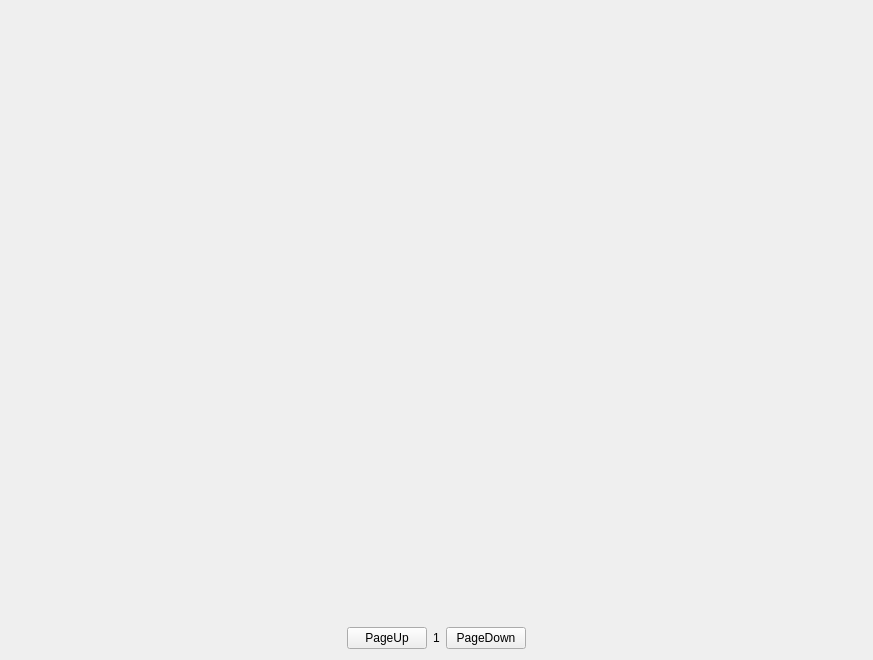
<?xml version="1.0" encoding="UTF-8"?>
<ui version="4.0">
 <class>GameGird</class>
 <widget class="QWidget" name="GameGird">
  <property name="geometry">
   <rect>
    <x>0</x>
    <y>0</y>
    <width>873</width>
    <height>660</height>
   </rect>
  </property>
  <property name="windowTitle">
   <string>Form</string>
  </property>
  <layout class="QVBoxLayout" name="verticalLayout" stretch="10,2,1">
   <item>
    <layout class="QGridLayout" name="gridLayout" rowminimumheight="0" columnminimumwidth="0"/>
   </item>
   <item>
    <spacer name="verticalSpacer">
     <property name="orientation">
      <enum>Qt::Vertical</enum>
     </property>
     <property name="sizeHint" stdset="0">
      <size>
       <width>20</width>
       <height>40</height>
      </size>
     </property>
    </spacer>
   </item>
   <item>
    <layout class="QHBoxLayout" name="horizontalLayout">
     <item>
      <spacer name="horizontalSpacer">
       <property name="orientation">
        <enum>Qt::Horizontal</enum>
       </property>
       <property name="sizeHint" stdset="0">
        <size>
         <width>40</width>
         <height>20</height>
        </size>
       </property>
      </spacer>
     </item>
     <item>
      <widget class="QPushButton" name="pushButton">
       <property name="text">
        <string>PageUp</string>
       </property>
      </widget>
     </item>
     <item alignment="Qt::AlignHCenter">
      <widget class="QLabel" name="label">
       <property name="sizePolicy">
        <sizepolicy hsizetype="Preferred" vsizetype="Preferred">
         <horstretch>0</horstretch>
         <verstretch>0</verstretch>
        </sizepolicy>
       </property>
       <property name="text">
        <string>1</string>
       </property>
      </widget>
     </item>
     <item>
      <widget class="QPushButton" name="pushButton_2">
       <property name="text">
        <string>PageDown</string>
       </property>
      </widget>
     </item>
     <item>
      <spacer name="horizontalSpacer_2">
       <property name="orientation">
        <enum>Qt::Horizontal</enum>
       </property>
       <property name="sizeHint" stdset="0">
        <size>
         <width>40</width>
         <height>20</height>
        </size>
       </property>
      </spacer>
     </item>
    </layout>
   </item>
  </layout>
 </widget>
 <resources/>
 <connections/>
</ui>
